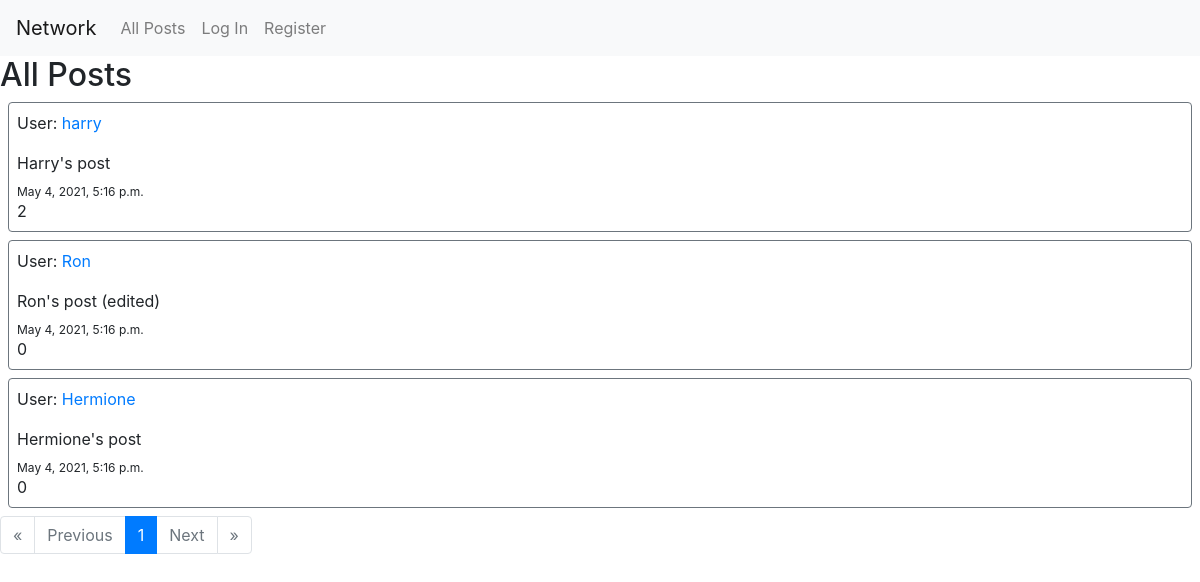
Before: / with the older database file.
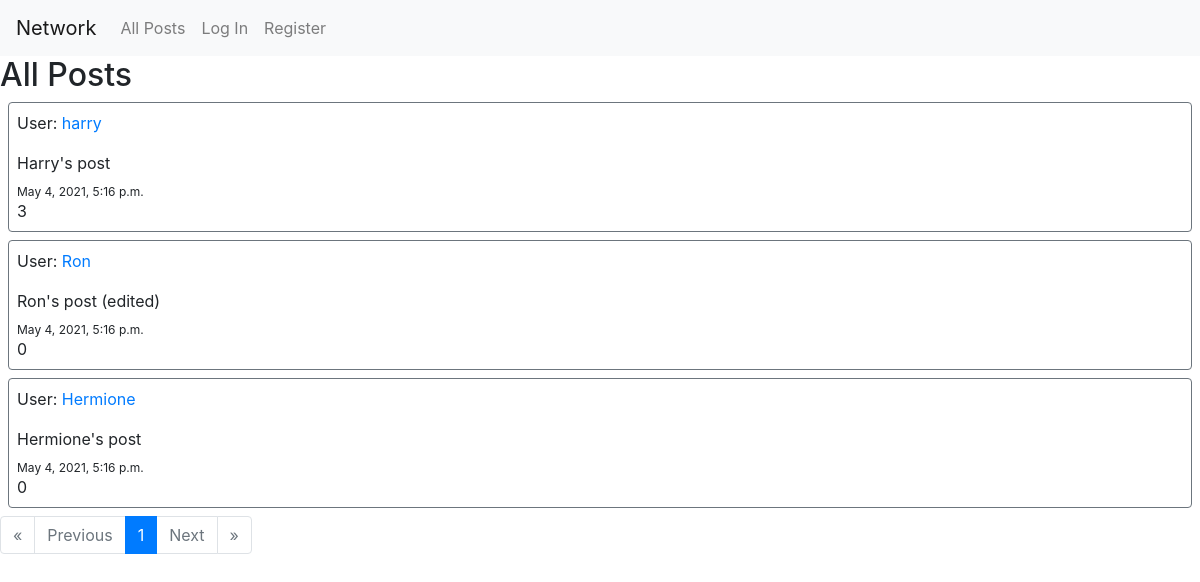
After: the same page with the newer database file.
### network/models.py (models this page shows, shortened)
class TimeStampMixin(models.Model):
    created_at = models.DateTimeField(auto_now_add=True)
    updated_at = models.DateTimeField(auto_now=True)
    class Meta:
        abstract = True

class Post(TimeStampMixin):
    user = models.ForeignKey(User, on_delete=models.CASCADE)
    content = models.CharField(max_length = 64)
    likes = models.IntegerField(default=0)

class User(AbstractUser):
    pass

### network/views.py (the view)
# urls.py: path("", views.index, name="index"),
def index(request):
    if request.method == "POST":
        user = request.user
        content = request.POST["content"]
        if content != "":
            Post.objects.create(user=user, content=content, likes=0)
    posts_chronological = Post.objects.order_by('-created_at')
    paginator = Paginator(posts_chronological, 10)
    page_number = request.GET.get('page')
    page_obj = paginator.get_page(page_number)
    return render(request, "network/index.html", {
        "page_obj": page_obj,
    })

### network/templates/network/index.html (shortened to what this page needs)
{% extends "network/layout.html" %}
{% load static %}
{% block body %}
    <h2>All Posts</h2>
    {% for post in page_obj %}
      <div class="border border-secondary rounded p-2 m-2">
        <p>User:  <a href="{% url 'profile' post.user.id %}"> {{ post.user }} </a></p>
        <div id="post-{{post.id}}"> {{ post.content }} </div>
        <sub> {{ post.created_at }}</sub>
        <br />
        <div id="post-likes-{{post.id}}"> {{ post.likes }} </div>
      </div>
    {% endfor %}
    <nav aria-label="pagination">
      <ul class="pagination">
        {% if not page_obj.has_previous %}
          <li class="page-item disabled">
            <a class="page-link" href="#" tabindex="-1" aria-disabled="true">&laquo;</a>
          </li>
        {% endif %}
        {% if not page_obj.has_previous %}
          <li class="page-item disabled">
            <a class="page-link" href="#" tabindex="-1" aria-disabled="true">Previous</a>
          </li>
        {% endif %}
        <li class="page-item active" aria-current="page">
          <a class="page-link" href="?page={{ page_obj.number }}">{{page_obj.number}} <span class="sr-only">(current)</span></a>
        </li>
        {% if not page_obj.has_next %}
          <li class="page-item disabled">
            <a class="page-link" href="#" tabindex="-1" aria-disabled="true">Next</a>
          </li>
        {% endif %}
        {% if not page_obj.has_next %}
          <li class="page-item disabled">
            <a class="page-link" href="#" tabindex="-1" aria-disabled="true">&raquo;</a>
          </li>
        {% endif %}
      </ul>
    </nav>
{% endblock %}

Changed rows visible on the page:
changed Post "Harry's post": likes "2" → "3"
